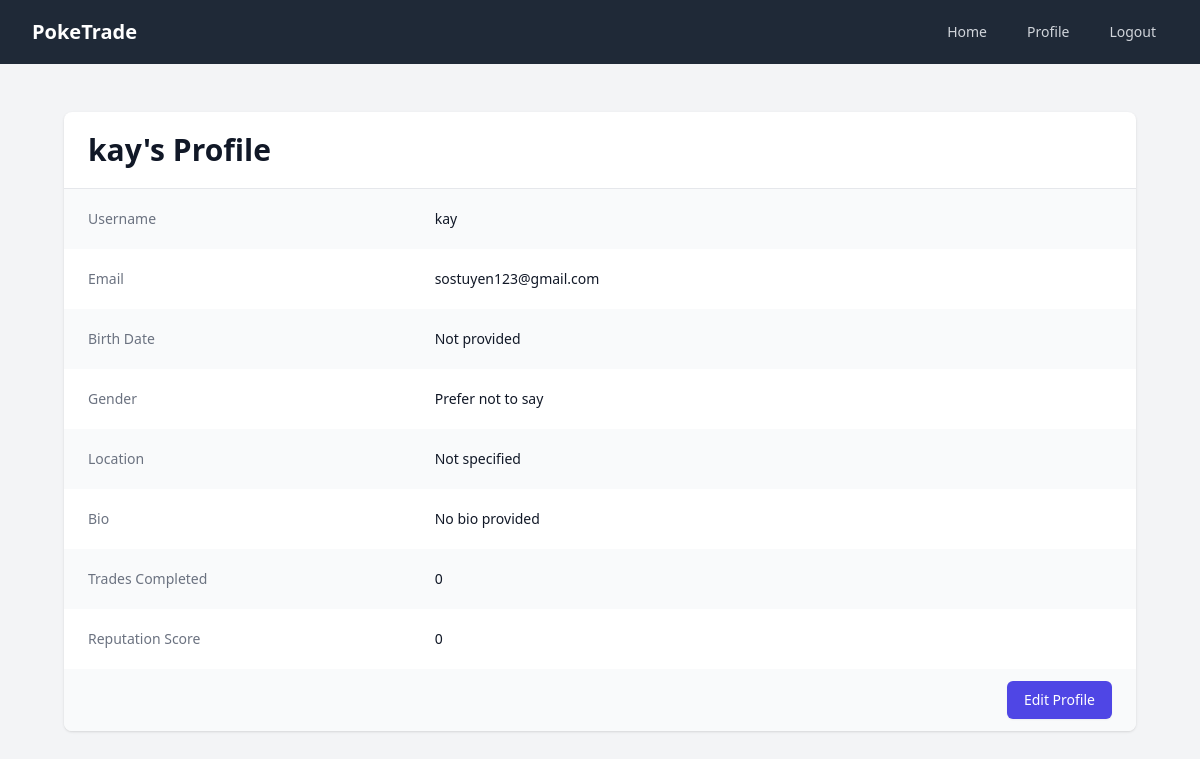
Page /accounts/profile/ (signed in) on the committed database.
### accounts/models.py (models this page shows, shortened)
class UserProfile(models.Model):
    GENDER_CHOICES = [
        ('', 'Prefer not to say'),
        ('M', 'Male'),
        ('F', 'Female'),
        ('O', 'Other')
    ]
    user = models.OneToOneField(User, on_delete=models.CASCADE)
    bio = models.TextField(max_length=500, blank=True)
    location = models.CharField(max_length=30, blank=True)
    birth_date = models.DateField(null=True)
    gender = models.CharField(max_length=1, choices=GENDER_CHOICES, blank=True)
    reputation_score = models.IntegerField(default=0)
    trades_completed = models.IntegerField(default=0)

### accounts/views.py (the view)
# urls.py: path('profile/', views.profile, name='profile'),
@login_required
def profile(request):
    return render(request, 'accounts/profile.html', {
        'profile': request.user.userprofile
    })

### accounts/templates/accounts/profile.html
{% extends "base.html" %}
{% block content %}
<div class="max-w-7xl mx-auto py-6 sm:px-6 lg:px-8">
    <div class="bg-white shadow overflow-hidden sm:rounded-lg">
        <div class="px-4 py-5 sm:px-6">
            <h2 class="text-2xl font-bold leading-7 text-gray-900 sm:text-3xl sm:truncate">
                {{ user.username }}'s Profile
            </h2>
        </div>
        <div class="border-t border-gray-200">
            <dl>
                <div class="bg-gray-50 px-4 py-5 sm:grid sm:grid-cols-3 sm:gap-4 sm:px-6">
                    <dt class="text-sm font-medium text-gray-500">Username</dt>
                    <dd class="mt-1 text-sm text-gray-900 sm:mt-0 sm:col-span-2">{{ user.username }}</dd>
                </div>
                <div class="bg-white px-4 py-5 sm:grid sm:grid-cols-3 sm:gap-4 sm:px-6">
                    <dt class="text-sm font-medium text-gray-500">Email</dt>
                    <dd class="mt-1 text-sm text-gray-900 sm:mt-0 sm:col-span-2">{{ user.email|default:"Not provided" }}</dd>
                </div>
                <div class="bg-gray-50 px-4 py-5 sm:grid sm:grid-cols-3 sm:gap-4 sm:px-6">
                    <dt class="text-sm font-medium text-gray-500">Birth Date</dt>
                    <dd class="mt-1 text-sm text-gray-900 sm:mt-0 sm:col-span-2">{{ profile.birth_date|date:"F j, Y"|default:"Not provided" }}</dd>
                </div>
                <div class="bg-white px-4 py-5 sm:grid sm:grid-cols-3 sm:gap-4 sm:px-6">
                    <dt class="text-sm font-medium text-gray-500">Gender</dt>
                    <dd class="mt-1 text-sm text-gray-900 sm:mt-0 sm:col-span-2">{{ profile.get_gender_display|default:"Prefer not to say" }}</dd>
                </div>
                <div class="bg-gray-50 px-4 py-5 sm:grid sm:grid-cols-3 sm:gap-4 sm:px-6">
                    <dt class="text-sm font-medium text-gray-500">Location</dt>
                    <dd class="mt-1 text-sm text-gray-900 sm:mt-0 sm:col-span-2">{{ profile.location|default:"Not specified" }}</dd>
                </div>
                <div class="bg-white px-4 py-5 sm:grid sm:grid-cols-3 sm:gap-4 sm:px-6">
                    <dt class="text-sm font-medium text-gray-500">Bio</dt>
                    <dd class="mt-1 text-sm text-gray-900 sm:mt-0 sm:col-span-2">{{ profile.bio|default:"No bio provided" }}</dd>
                </div>
                <div class="bg-gray-50 px-4 py-5 sm:grid sm:grid-cols-3 sm:gap-4 sm:px-6">
                    <dt class="text-sm font-medium text-gray-500">Trades Completed</dt>
                    <dd class="mt-1 text-sm text-gray-900 sm:mt-0 sm:col-span-2">{{ profile.trades_completed }}</dd>
                </div>
                <div class="bg-white px-4 py-5 sm:grid sm:grid-cols-3 sm:gap-4 sm:px-6">
                    <dt class="text-sm font-medium text-gray-500">Reputation Score</dt>
                    <dd class="mt-1 text-sm text-gray-900 sm:mt-0 sm:col-span-2">{{ profile.reputation_score }}</dd>
                </div>
            </dl>
        </div>
        <div class="px-4 py-3 bg-gray-50 text-right sm:px-6">
            <a href="{% url 'accounts:edit_profile' %}" class="inline-flex justify-center py-2 px-4 border border-transparent shadow-sm text-sm font-medium rounded-md text-white bg-indigo-600 hover:bg-indigo-700 focus:outline-none focus:ring-2 focus:ring-offset-2 focus:ring-indigo-500">
                Edit Profile
            </a>
        </div>
    </div>
</div>
{% endblock %}

### pokeTrade/templates/base.html (shortened to what this page needs)
<!DOCTYPE html>
<html lang="en">
<head>
    <script src="https://cdn.tailwindcss.com"></script>
</head>
<body class="bg-gray-100">
    <nav class="bg-gray-800">
        <div class="max-w-7xl mx-auto px-4 sm:px-6 lg:px-8">
            <div class="flex items-center justify-between h-16">
                <div class="flex items-center">
                    <a href="/" class="text-white font-bold text-xl">PokeTrade</a>
                </div>
                <div class="hidden md:block">
                    <div class="ml-10 flex items-baseline space-x-4">
                        <a href="/" class="text-gray-300 hover:text-white px-3 py-2 rounded-md text-sm font-medium">Home</a>
                        {% if user.is_authenticated %}
                            <a href="{% url 'accounts:profile' %}" class="text-gray-300 hover:text-white px-3 py-2 rounded-md text-sm font-medium">Profile</a>
                            <form method="post" action="{% url 'accounts:logout' %}" class="inline">
                                <button type="submit" class="text-gray-300 hover:text-white px-3 py-2 rounded-md text-sm font-medium">Logout</button>
                            </form>
                        {% else %}
                            <a href="{% url 'accounts:login' %}" class="text-gray-300 hover:text-white px-3 py-2 rounded-md text-sm font-medium">Login</a>
                            <a href="{% url 'accounts:register' %}" class="text-gray-300 hover:text-white px-3 py-2 rounded-md text-sm font-medium">Register</a>
                        {% endif %}
                    </div>
                </div>
            </div>
        </div>
    </nav>
    <main class="max-w-7xl mx-auto py-6 sm:px-6 lg:px-8">
        {% block content %}
        {% endblock %}
    </main>
</body>
</html>

### rows in the picture
UserProfile: birth_date "Not provided", gender "Prefer not to say", location "Not specified", bio "No bio provided", trades_completed "0", reputation_score "0"

### other values in the picture
{{ user.username }} "kay"
{{ user.email|default:"Not provided" }} "sostuyen123@gmail.com"
